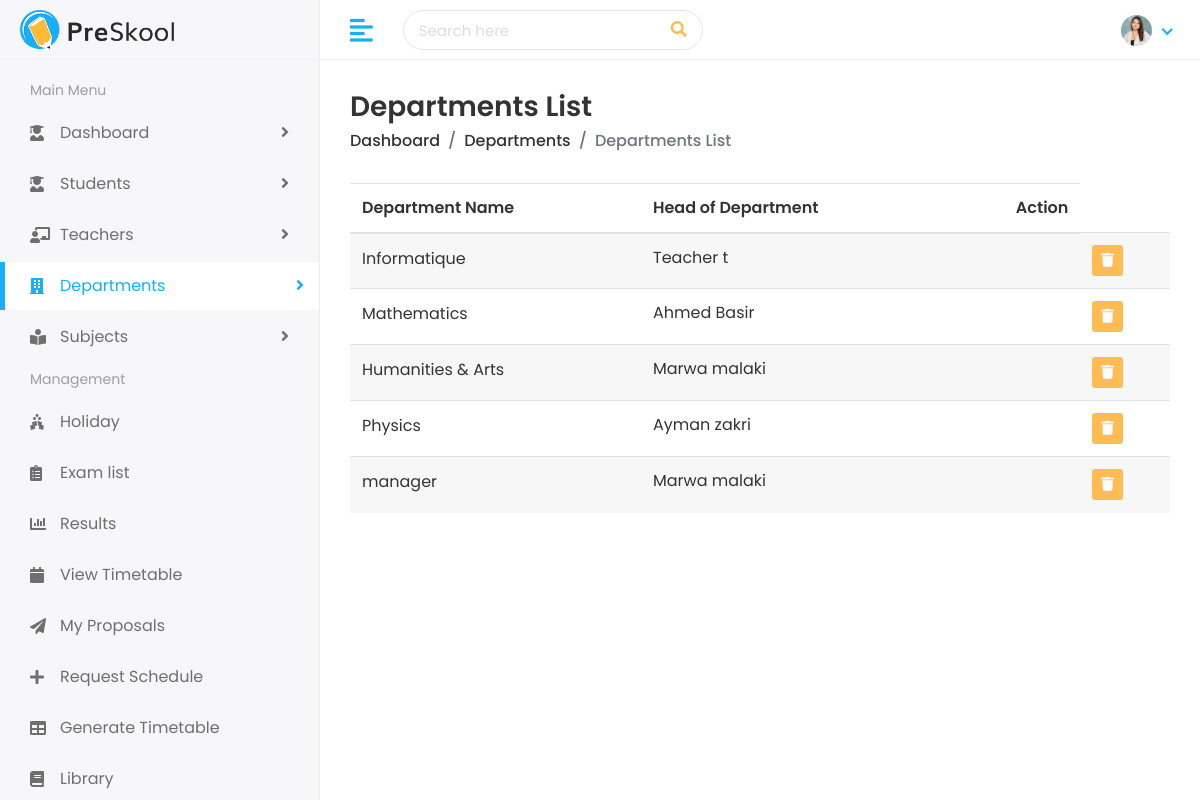
Page /academic/departments/ (signed in) on the earlier database version.
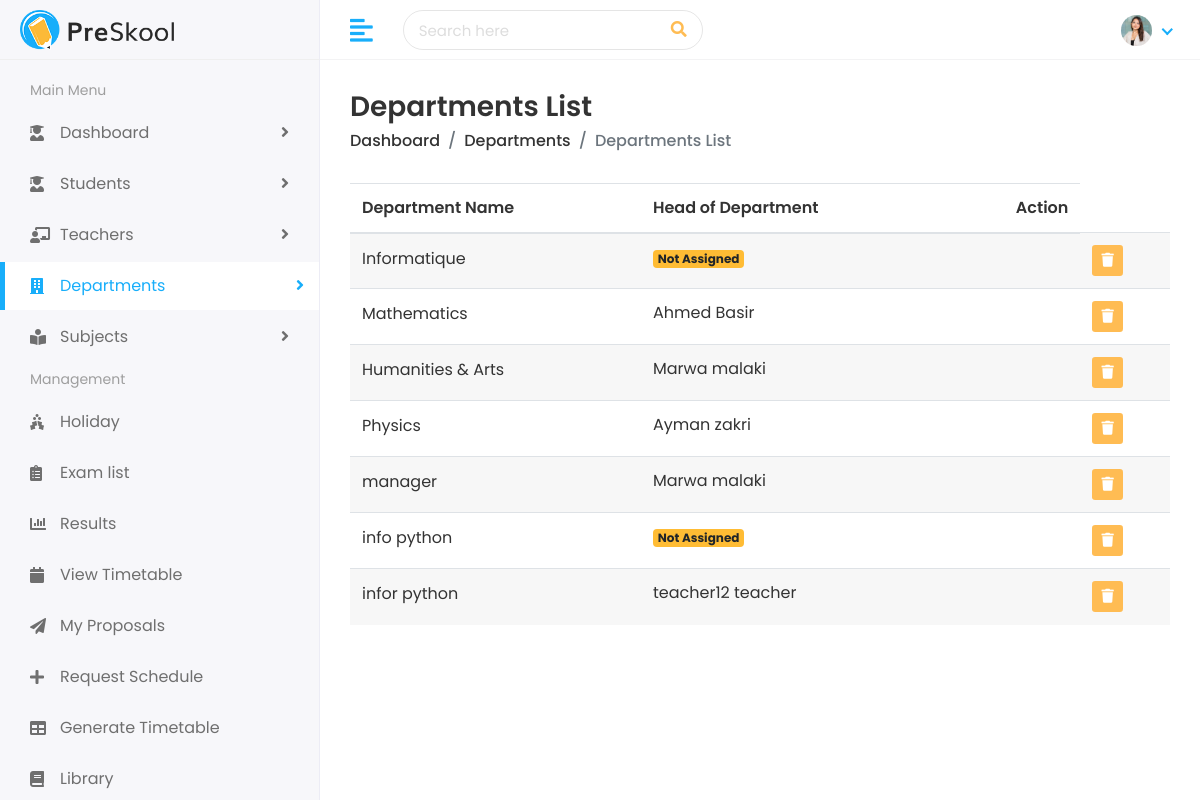
Same page on the later database version.
### academic/models.py (models this page shows, shortened)
class Department(models.Model):
    name = models.CharField(max_length=100)
    head_of_dept = models.ForeignKey(
        Teacher,
        on_delete=models.SET_NULL,
        null=True,
        related_name="managed_department"
    )

### staff/models.py (models this page shows, shortened)
class Teacher(models.Model):
    user = models.OneToOneField(
        settings.AUTH_USER_MODEL,
        on_delete=models.CASCADE,
        related_name='teacher_profile'
    )
    gender = models.CharField(
        max_length=10,
        choices=[('Male', 'Male'), ('Female', 'Female')],
        null=True,
        blank=True
    )
    qualification = models.CharField(
        max_length=100,
        null=True,
        blank=True
    )
    experience = models.IntegerField(
        null=True,
        blank=True
    )
    mobile_number = models.CharField(
        max_length=15,
        null=True,
        blank=True
    )
    address = models.TextField(
        null=True,
        blank=True
    )
    joining_date = models.DateField(
        null=True,
        blank=True
    )
    department = models.ForeignKey(
        'academic.Department',
        on_delete=models.SET_NULL,
        null=True,
        blank=True
    )

### home_auth/models.py (models this page shows, shortened)
class CustomUser(AbstractUser):
    username = models.CharField(max_length=100, unique=True)
    email = models.EmailField(max_length=255, unique=True, db_index=True)
    is_authorized = models.BooleanField(default=False)
    login_token = models.CharField(max_length=6, blank=True, null=True)
    first_name = models.CharField(max_length=30, blank=True)
    last_name = models.CharField(max_length=30, blank=True)
    date_joined = models.DateTimeField(auto_now_add=True)
    is_student = models.BooleanField(default=False)
    is_admin = models.BooleanField(default=False)
    is_teacher = models.BooleanField(default=False)
    groups = models.ManyToManyField(
        'auth.Group',
        related_name=None,
        blank=True
    )
    user_permissions = models.ManyToManyField(
        'auth.Permission',
        related_name=None,
        blank=True
    )

### academic/views.py (the view)
# urls.py: path('departments/', views.department_list, name='department_list'),
@login_required
def department_list(request):
    departments = Department.objects.all().select_related('head_of_dept')
    return render(request, 'academic/departments.html', {'departments': departments})

### templates/academic/departments.html (shortened to what this page needs)
{% extends 'Home/base.html' %}
{% load static %}
{% block body %}
<div class="page-wrapper">
    <div class="content container-fluid">
        <div class="page-header">
            <div class="row align-items-center">
                <div class="col">
                    <h3 class="page-title">Departments List</h3>
                    <ul class="breadcrumb">
                        <li class="breadcrumb-item"><a href="{% url 'dashboard' %}">Dashboard</a></li>
                        <li class="breadcrumb-item"><a href="{% url 'department_list' %}">Departments</a></li>
                        <li class="breadcrumb-item active">Departments List</li>
                    </ul>
                </div>
            </div>
        </div>
        <div class="row">
            <div class="col-md-12">
                <div class="table-responsive">
                    <table class="table table-striped custom-table mb-0 datatable">
                        <thead>
                            <tr>
                                <th>Department Name</th>
                                <th>Head of Department</th>
                                <th class="text-right">Action</th>
                            </tr>
                        </thead>
                        <tbody>
                            {% for dept in departments %}
                                <tr>
                                    <td>
                                        <h2 class="table-avatar">
                                            <a href="">{{ dept.name }}</a>
                                        </h2>
                                    </td>
                                    <td>
                                        {% if dept.head_of_dept %}
                                            {{ dept.head_of_dept.user.first_name }} {{ dept.head_of_dept.user.last_name }}
                                        {% else %}
                                            <span class="badge badge-warning">Not Assigned</span>
                                        {% endif %}
                                    </td>
                                    <td class="text-right">
                                    </td>
                                    <td>
                                     <form action="{% url 'delete_department' dept.id %}" method="POST" >
                                                 <button type="submit" class="btn btn-sm bg-danger-light" onclick="return confirm('Are you sure you want to delete this departement?');">
                                                     <i class="fas fa-trash"></i>
                                                 </button>
                                             </form></td>
                                </tr>
                            {% empty %}
                                <tr>
                                    <td colspan="3" class="text-center py-4">No departments found</td>
                                </tr>
                            {% endfor %}
                        </tbody>
                    </table>
                </div>
            </div>
        </div>
    </div>
</div>
{% endblock %}

Differences in the rows shown:
changed Department "Informatique": head_of_dept.user.first_name "Teacher" → (not shown); head_of_dept.user.last_name "t" → (not shown); now shows "Not Assigned"
added Department: name "info python", shows "Not Assigned"
added Department: name "infor python", head_of_dept.user.first_name "teacher12", head_of_dept.user.last_name "teacher"
